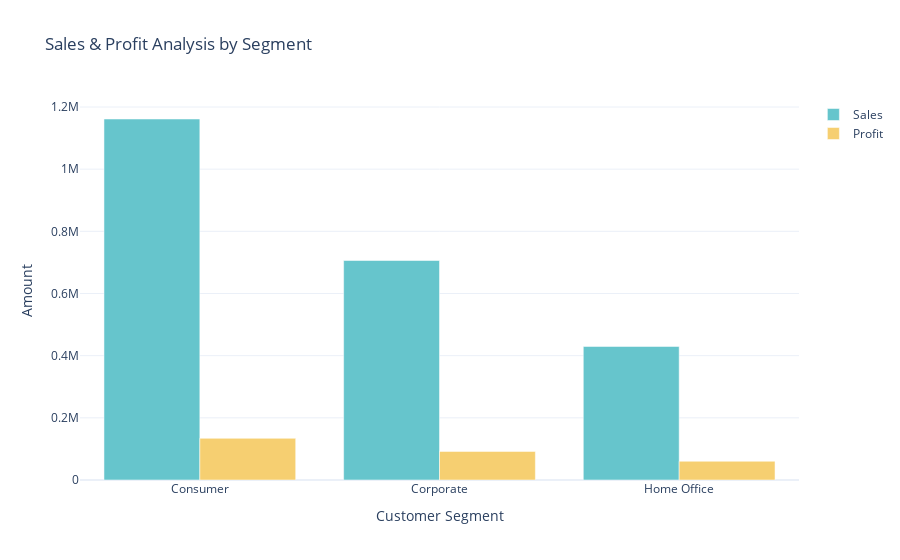

Notebook source saved alongside this figure:
### Markdown cell above
# Sales and Profit - Customer Segment

### Code cell
sales_profit_by_segment = data.groupby('Segment').agg({'Sales':'sum', 'Profit':'sum'}).reset_index()

color_palette = colors.qualitative.Pastel

fig= go.Figure()
fig.add_trace(go.Bar(x=sales_profit_by_segment ['Segment'],
                     y= sales_profit_by_segment['Sales'],
                    name = 'Sales',
                    marker_color=color_palette[0]))

fig.add_trace(go.Bar(x=sales_profit_by_segment ['Segment'],
                     y= sales_profit_by_segment['Profit'],
                    name = 'Profit',
                    marker_color=color_palette[1]))

fig.update_layout(title ="Sales & Profit Analysis by Segment",
                  xaxis_title = ' Customer Segment', yaxis_title= 'Amount')

fig.show()

### Figure 1 — Plotly figure (JSON) as saved in the notebook; plotly's stock layout.template omitted (floating-point values rounded to 4 significant figures)
{"data": [{"marker": {"color": "rgb(102, 197, 204)"}, "name": "Sales", "type": "bar", "x": ["Consumer", "Corporate", "Home Office"], "y": [1161000.0, 706100.0, 429700.0]}, {"marker": {"color": "rgb(246, 207, 113)"}, "name": "Profit", "type": "bar", "x": ["Consumer", "Corporate", "Home Office"], "y": [134100.0, 91980.0, 60300.0]}], "layout": {"autosize": true, "title": {"text": "Sales & Profit Analysis by Segment"}, "xaxis": {"autorange": true, "range": [-0.5, 2.5], "title": {"text": " Customer Segment"}, "type": "category"}, "yaxis": {"autorange": true, "range": [0, 1223000.0], "title": {"text": "Amount"}, "type": "linear"}}}
